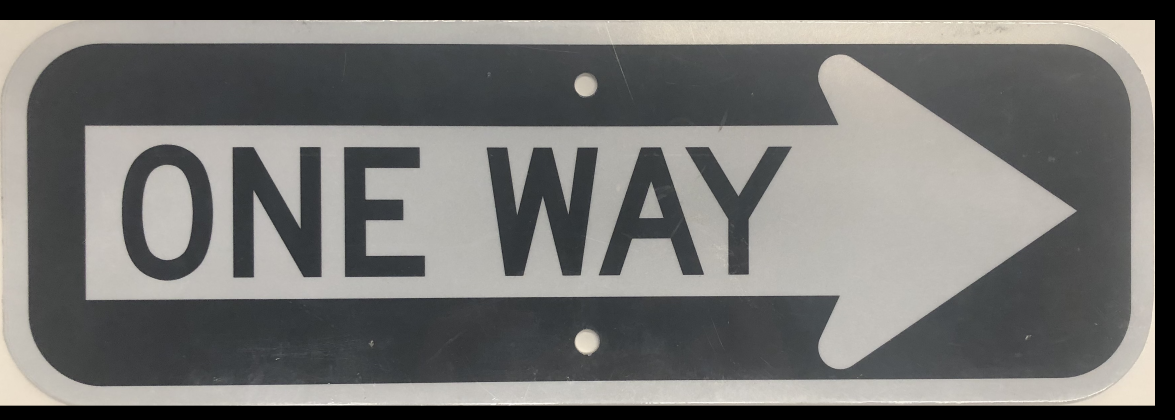
#> input picture 04-controls/one_way.png, 3523 x 1258 px (shown at 1/3 size)
$ jupyter execute --allow-errors signDetection.ipynb
#> lines starting #> are read from the running program, lines starting #| are printed output that depends on the picture
[cell 1]
# FIRST import all the necessary libraries and modules!
import cv2               # import OpenCV
import numpy as np       # import NumPy

# import functions
import sys
sys.path.insert(0, '..')
from utils import *

# [4 lines left out: function crop, not called in this run]


# General
import os

# ROS
import rospy
from rospy.numpy_msg import numpy_msg
from sensor_msgs.msg import LaserScan
from sensor_msgs.msg import Image
from ackermann_msgs.msg import AckermannDriveStamped

# iPython Display
import PIL.Image
from io import BytesIO
import IPython.display
import time

[cell 2]
# Starter code class that handles the fancy stuff. You don't have to edit this!
class Racecar:
    SCAN_TOPIC = "/scan"
    IMAGE_TOPIC = "/camera"
    DRIVE_TOPIC = "/drive"

    def __init__(self):
        self.sub_scan = rospy.Subscriber(self.SCAN_TOPIC, LaserScan, callback=self.scan_callback)
        self.sub_image = rospy.Subscriber(self.IMAGE_TOPIC, Image, callback=self.image_callback)
        self.pub_drive = rospy.Publisher(self.DRIVE_TOPIC, AckermannDriveStamped, queue_size=1)
        self.last_drive = AckermannDriveStamped()

    def image_callback(self, msg):
        self.last_image = msg.data

    def show_last_image(self):
        im = np.fromstring(self.last_image,dtype=np.uint8).reshape((480,-1,3))[...,::-1]
        return im

    def scan_callback(self, msg):
        self.last_scan = msg.ranges

    # [5 lines left out: function drive, not called in this run]

    def stop(self):
        self.drive(0, 0)
        #self.last_drive.drive.steering_angle)

    def look(self):
        return self.last_image

    def scan(self):
        return self.last_scan

    # [13 lines left out: function run, not called in this run]

rospy.init_node('racecar')
#> (this line was passed over: rospy is not available in this run)
#> (the rest of this cell did not finish here and is left out)

[cell 3]
# Sign detection functions

def getKeypoints(image, feature_detection_algorithm, hessianThreshold = 400):
        '''
        outputs keypoints and descriptions for the inputted image.
        '''
        global sift, surf, orb

        # Create SIFT, SURF, or ORB objects
        if feature_detection_algorithm=='sift':
                sift = cv2.xfeatures2d.SIFT_create()
                kp, des = sift.detectAndCompute(image, None)

        elif feature_detection_algorithm=='surf':
                surf = cv2.xfeatures2d.SURF_create(hessianThreshold, extended=True)
                kp, des = surf.detectAndCompute(image, None)

        elif feature_detection_algorithm=='orb':
                orb = cv2.ORB_create()#nFeatures)
                kp, des = orb.detectAndCompute(image, None)

        return kp, des

# [117 lines left out: functions signDetection, find_object, not called in this run]

[cell 4]
imagePath = 'one_way.png'
algorithm = 'orb'
# Reading in image
queryImage = cv2.imread(imagePath, 0)
#> queryImage: shape (1258, 3523); min 0, max 254, mean 113.6
queryImage = cv2.resize(queryImage, None, fx=0.2, fy=0.2, interpolation=cv2.INTER_AREA)
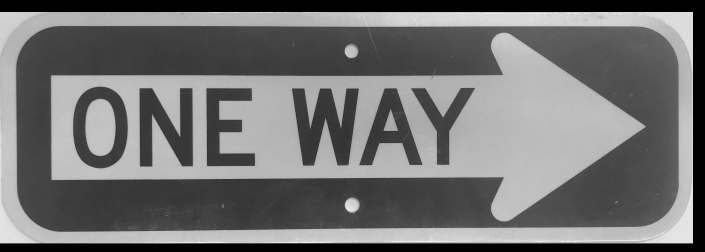
#> queryImage: shape (252, 705); min 0, max 250, mean 113.3
queryColumns = -80 #queryImage.shape[0]

kp_q, des_q = getKeypoints(queryImage, algorithm)
#> in getKeypoints, `kp, des = orb.detectAndCompute(image, None)`: kp = 470 keypoints; strongest (x, y, size): (341, 159, 77.1), (236, 124, 77.1), (187, 164, 64.3), (142, 162, 77.1)
#> kp_q has the same summary as kp in getKeypoints


display = IPython.display.display('', display_id=1)


# [12 lines left out: function signDetection_live, not called in this run]


#> (the rest of this cell did not finish here and is left out)
